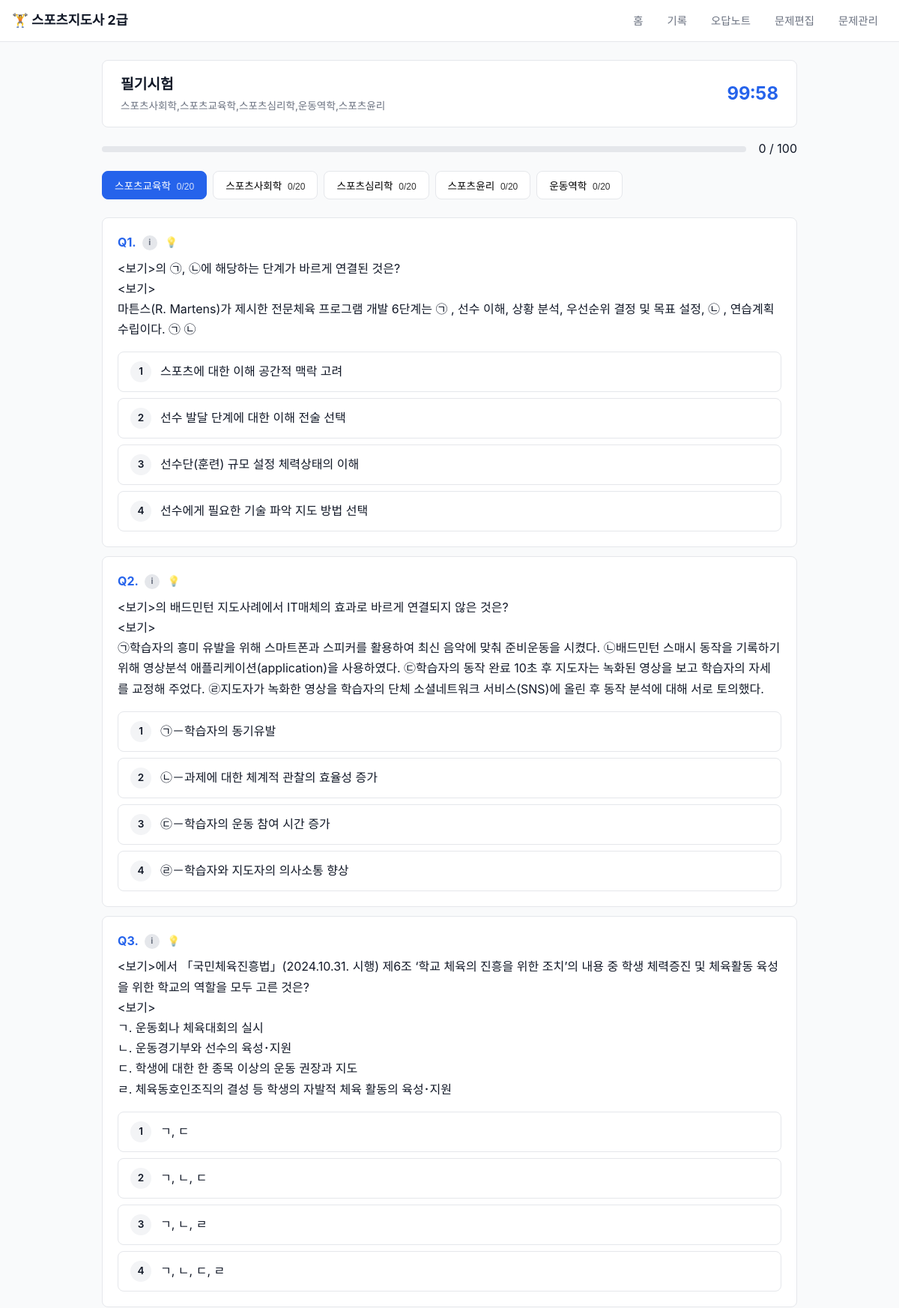
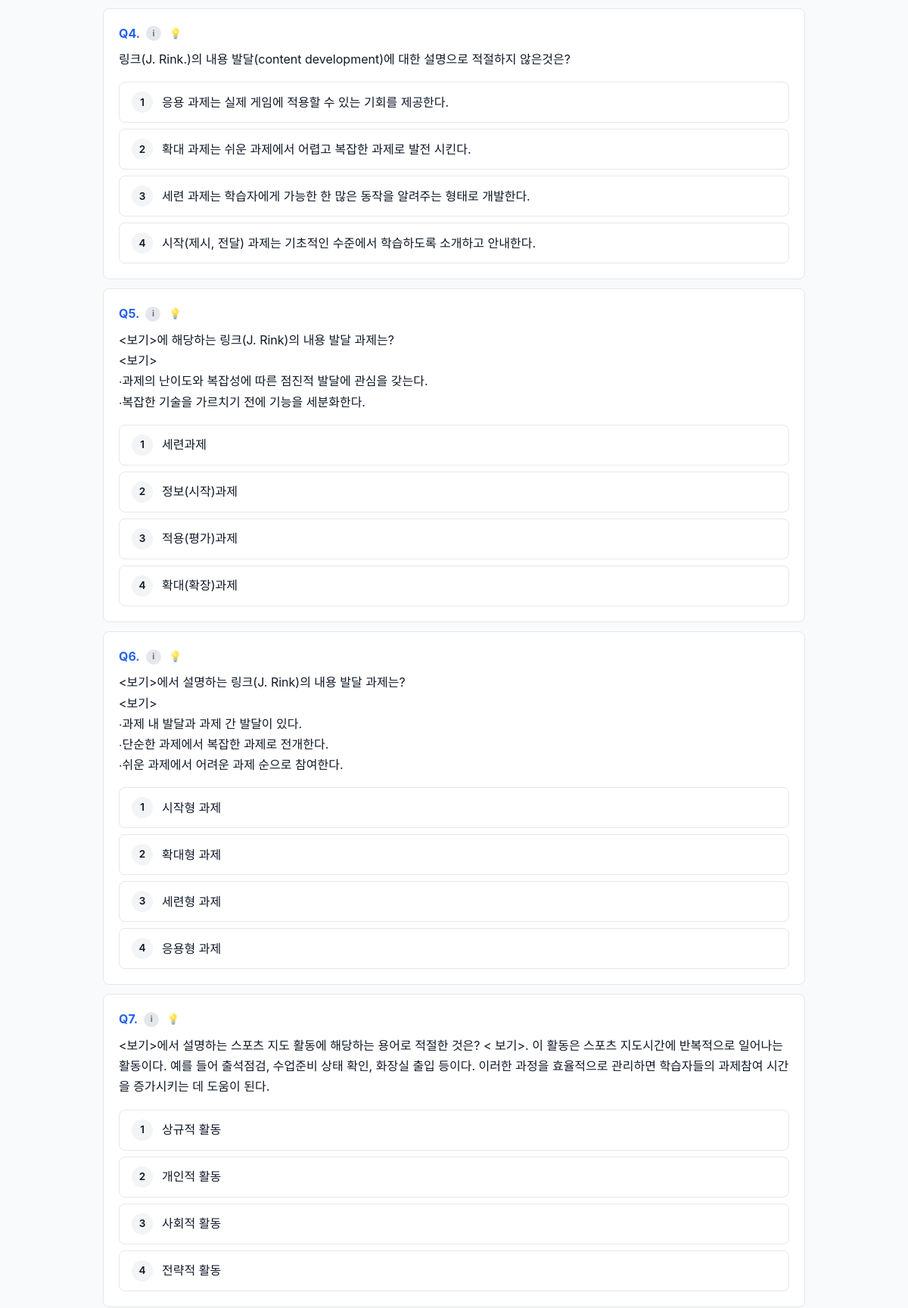
The app's page /quiz/1 (upper part) with its own data (2 pictures, top to bottom).
### tables this page shows
CREATE TABLE test_sessions (
    id              INTEGER PRIMARY KEY AUTOINCREMENT,
    test_type       TEXT NOT NULL CHECK(test_type IN ('written', 'oral')),
    selected_subjects TEXT NOT NULL,
    total_questions INTEGER NOT NULL,
    correct_count   INTEGER DEFAULT 0,
    score_percent   REAL DEFAULT 0,
    time_limit_sec  INTEGER,
    time_spent_sec  INTEGER,
    is_passed       INTEGER DEFAULT 0,
    completed       INTEGER DEFAULT 0,
    started_at      TEXT DEFAULT (datetime('now')),
    finished_at     TEXT
);

CREATE TABLE subjects (
    id          INTEGER PRIMARY KEY AUTOINCREMENT,
    name        TEXT NOT NULL UNIQUE,
    category    TEXT NOT NULL CHECK(category IN ('written', 'oral')),
    description TEXT,
    created_at  TEXT DEFAULT (datetime('now'))
);

CREATE TABLE user_answers (
    id              INTEGER PRIMARY KEY AUTOINCREMENT,
    session_id      INTEGER NOT NULL REFERENCES test_sessions(id) ON DELETE CASCADE,
    question_id     INTEGER NOT NULL REFERENCES questions(id),
    subject_id      INTEGER NOT NULL REFERENCES subjects(id),
    user_answer     TEXT,
    is_correct      INTEGER DEFAULT 0,
    answered_at     TEXT DEFAULT (datetime('now'))
);

CREATE TABLE questions (
    id              INTEGER PRIMARY KEY AUTOINCREMENT,
    subject_id      INTEGER NOT NULL REFERENCES subjects(id),
    question_type   TEXT NOT NULL CHECK(question_type IN ('multiple_choice', 'oral')),
    question_text   TEXT NOT NULL,
    option_a        TEXT,
    option_b        TEXT,
    option_c        TEXT,
    option_d        TEXT,
    correct_answer  TEXT NOT NULL,
    explanation     TEXT,
    difficulty      INTEGER DEFAULT 2 CHECK(difficulty BETWEEN 1 AND 3),
    exam_year       TEXT,
    exam_type       TEXT,
    question_number INTEGER,
    source          TEXT,
    created_at      TEXT DEFAULT (datetime('now'))
, comment TEXT);

### app.py (the view)
@app.route('/quiz/<int:session_id>')
def quiz(session_id):
    db = get_db()
    session = db.execute('SELECT * FROM test_sessions WHERE id = ?', (session_id,)).fetchone()
    if not session:
        flash('시험을 찾을 수 없습니다.', 'error')
        return redirect(url_for('index'))
    if session['completed']:
        return redirect(url_for('result', session_id=session_id))
    answers = db.execute('''
        SELECT ua.*, q.question_text, q.option_a, q.option_b, q.option_c, q.option_d,
               q.correct_answer, q.exam_year, q.exam_type, q.question_number, q.comment,
               s.name as subject_name
        FROM user_answers ua
        JOIN questions q ON ua.question_id = q.id
        JOIN subjects s ON ua.subject_id = s.id
        WHERE ua.session_id = ?
        ORDER BY s.name, ua.id
    ''', (session_id,)).fetchall()
    return render_template('quiz.html', session=session, answers=answers)

### app.py (called while the page is built, shortened)
@app.template_filter('nl2br')
def nl2br(text):
    if not text:
        return ''
    import html as html_mod
    text = html_mod.escape(str(text))
    text = text.replace('\n', '<br>')
    return Markup(text)

@app.template_filter('format_question')
def format_question(text):
    if not text:
        return ''
    import html as html_mod
    lines = str(text).split('\n')
    result = []
    table_lines = []
    def flush_table():
        if not table_lines:
            return
    for line in lines:
        if line.count('|') >= 2:
            table_lines.append(line)
        else:
            flush_table()
            escaped = html_mod.escape(line)
            escaped = re.sub(
                r'\[img:([^\]]+)\]',
                r'<img src="/static/images/\1" class="q-img" alt="문제 이미지">',
                escaped
            )
            result.append(escaped)
    flush_table()
    return Markup('<br>'.join(result))

def get_db():
    if 'db' not in g:
        os.makedirs(os.path.dirname(DB_PATH), exist_ok=True)
        g.db = sqlite3.connect(DB_PATH)
        g.db.row_factory = sqlite3.Row
        g.db.execute('PRAGMA foreign_keys = ON')
    return g.db

### templates/quiz.html (shortened to what this page needs)
{% extends "base.html" %}
{% block content %}
<div class="quiz-header">
    <div class="quiz-info">
        <h2>필기시험</h2>
        <span>{{ session.selected_subjects }}</span>
    </div>
    <div class="quiz-timer" id="timer">
        <span id="timeDisplay">100:00</span>
    </div>
</div>
<div class="quiz-progress">
    <div class="progress-bar">
    </div>
    <span id="progressText">0 / {{ answers|length }}</span>
</div>
<div class="subject-tabs" id="subjectTabs">
    {% set ns = namespace(subjects=[]) %}
    {% for a in answers %}
        {% if a.subject_name not in ns.subjects %}
            {% set ns.subjects = ns.subjects + [a.subject_name] %}
        {% endif %}
    {% endfor %}
    {% for subject in ns.subjects %}
    <button class="tab-btn {% if loop.first %}active{% endif %}"
            onclick="showSubject('{{ subject }}', this)">
        {{ subject }}
        <span class="tab-count" id="tab-{{ loop.index }}">0/{{ answers|selectattr('subject_name', 'equalto', subject)|list|length }}</span>
    </button>
    {% endfor %}
</div>
<form action="/quiz/{{ session.id }}/submit" method="POST" id="quizForm">
    {% set ns2 = namespace(current_subject='', q_num=0, sub_num=0) %}
    {% for a in answers %}
        {% if a.subject_name != ns2.current_subject %}
            {% if ns2.current_subject %}
                </div>
            {% endif %}
            {% set ns2.current_subject = a.subject_name %}
            {% set ns2.sub_num = ns2.sub_num + 1 %}
            <div class="subject-section" data-subject="{{ a.subject_name }}"
                 {% if ns2.sub_num > 1 %}style="display:none"{% endif %}>
        {% endif %}
        {% set ns2.q_num = ns2.q_num + 1 %}
        <div class="question-card" id="q-{{ a.question_id }}">
            <div class="question-header">
                <div class="question-number">Q{{ ns2.q_num }}.</div>
                {% if a.exam_year %}
                <div class="exam-info-tooltip">
                    <span class="info-icon">ℹ</span>
                </div>
                {% endif %}
                {% if a.comment %}
                <div class="exam-info-tooltip">
                    <span class="hint-icon">💡</span>
                </div>
                {% endif %}
            </div>
            <div class="question-text">{{ a.question_text|format_question }}</div>
            <div class="options">
                {% for opt_key, opt_val in [('A', a.option_a), ('B', a.option_b), ('C', a.option_c), ('D', a.option_d)] %}
                {% if opt_val %}
                <label class="option-label">
                    <span class="option-key">{{ loop.index }}</span>
                    <span class="option-text">{{ opt_val }}</span>
                </label>
                {% endif %}
                {% endfor %}
            </div>
        </div>
    {% endfor %}
    </div>
</form>
{% endblock %}

### static/style.css (style rules this page uses)
* { margin: 0; padding: 0; box-sizing: border-box; }
:root { --primary: #2563eb; --primary-dark: #1d4ed8; --success: #16a34a; --danger: #dc2626; --warning: #f59e0b; --gray-50: #f9fafb; --gray-100: #f3f4f6; --gray-200: #e5e7eb; --gray-300: #d1d5db; --gray-500: #6b7280; --gray-700: #374151; --gray-900: #111827; --radius: 8px; }
body { font-family: -apple-system, BlinkMacSystemFont, 'Segoe UI', sans-serif; background: var(--gray-50); color: var(--gray-900); line-height: 1.6; }
.quiz-header { display: flex; justify-content: space-between; align-items: center; background: white; border: 1px solid var(--gray-200); border-radius: var(--radius); padding: 1rem 1.5rem; margin-bottom: 1rem; }
.quiz-info h2 { font-size: 1.2rem; }
.quiz-info span { color: var(--gray-500); font-size: 0.85rem; }
.quiz-timer { font-size: 1.5rem; font-weight: 700; font-variant-numeric: tabular-nums; color: var(--primary); }
.quiz-progress { display: flex; align-items: center; gap: 1rem; margin-bottom: 1rem; }
.progress-bar { flex: 1; height: 8px; background: var(--gray-200); border-radius: 4px; overflow: hidden; }
.subject-tabs { display: flex; gap: 0.5rem; margin-bottom: 1rem; overflow-x: auto; padding-bottom: 0.5rem; }
.tab-btn { padding: 0.5rem 1rem; border: 1px solid var(--gray-200); border-radius: var(--radius); background: white; cursor: pointer; white-space: nowrap; font-size: 0.85rem; }
.tab-btn.active { background: var(--primary); color: white; border-color: var(--primary); }
.tab-count { font-size: 0.75rem; opacity: 0.8; margin-left: 0.25rem; }
.question-card { background: white; border: 1px solid var(--gray-200); border-radius: var(--radius); padding: 1.25rem; margin-bottom: 0.75rem; }
.question-header { display: flex; align-items: center; gap: 0.5rem; margin-bottom: 0.5rem; }
.question-number { font-weight: 700; color: var(--primary); }
.exam-info-tooltip { position: relative; display: inline-flex; }
.info-icon { display: inline-flex; align-items: center; justify-content: center; width: 20px; height: 20px; border-radius: 50%; background: var(--gray-200); color: var(--gray-500); font-size: 0.7rem; font-weight: 700; cursor: help; font-style: normal; }
.question-text { font-size: 1rem; line-height: 1.7; margin-bottom: 1rem; }
.options { display: flex; flex-direction: column; gap: 0.5rem; }
.option-label { display: flex; align-items: center; gap: 0.75rem; padding: 0.75rem 1rem; border: 1px solid var(--gray-200); border-radius: var(--radius); cursor: pointer; transition: all 0.2s; }
.option-key { display: inline-flex; align-items: center; justify-content: center; width: 28px; height: 28px; border-radius: 50%; background: var(--gray-100); font-weight: 600; font-size: 0.85rem; flex-shrink: 0; }
.hint-icon { display: inline-flex; align-items: center; justify-content: center; width: 22px; height: 22px; cursor: help; font-size: 0.85rem; opacity: 0.7; transition: opacity 0.2s; }

### records on screen
test_sessions: selected_subjects "스포츠사회학,스포츠교육학,스포츠심리학,운동역학,스포츠윤리"
subjects: name "스포츠교육학", answers "20"
subjects: name "스포츠사회학", answers "20"
subjects: name "스포츠심리학", answers "20"
subjects: name "스포츠윤리", answers "20"
subjects: name "운동역학", answers "20"
user_answers: q_num "1", question_text "<보기>의 ㉠, ㉡에 해당하는 단계가 바르게 연결된 것은? <보기> 마튼스(R. Martens)가 제시한 전문체육 프로그램 개발 6단계는 ㉠ , 선수 이해, 상황 분석, 우선순위 결정 및 목표 설정, ㉡ , 연습계획 수립이다. ㉠ ㉡", option_a "스포츠에 대한 이해 공간적 맥락 고려", option_b "선수 발달 단계에 대한 이해 전술 선택", option_c "선수단(훈련) 규모 설정 체력상태의 이해", option_d "선수에게 필요한 기술 파악 지도 방법 선택"
user_answers: q_num "2", question_text "<보기>의 배드민턴 지도사례에서 IT매체의 효과로 바르게 연결되지 않은 것은? <보기> ㉠학습자의 흥미 유발을 위해 스마트폰과 스피커를 활용하여 최신 음악에 맞춰 준비운동을 시켰다. ㉡배드민턴 스매시 동작을 기록하기 위해 영상분석 애플리케이션(application)을 사용하였다. ㉢학습자의 동작 완료 10초 후 지도자는 녹화된 영상을 보고 학습자의 자세를 교정해 주었다. ㉣지도자가 녹화한 영상을 학습자의 단체 소셜네트워크 서비스(SNS)에 올린 후 동작 분석에 대해 서로 토의했다.", option_a "㉠－학습자의 동기유발", option_b "㉡－과제에 대한 체계적 관찰의 효율성 증가", option_c "㉢－학습자의 운동 참여 시간 증가", option_d "㉣－학습자와 지도자의 의사소통 향상"
user_answers: q_num "3", question_text "<보기>에서 「국민체육진흥법」(2024.10.31. 시행) 제6조 ‘학교 체육의 진흥을 위한 조치’의 내용 중 학생 체력증진 및 체육활동 육성을 위한 학교의 역할을 모두 고른 것은? <보기> ㄱ. 운동회나 체육대회의 실시 ㄴ. 운동경기부와 선수의 육성･지원 ㄷ. 학생에 대한 한 종목 이상의 운동 권장과 지도 ㄹ. 체육동호인조직의 결성 등 학생의 자발적 체육 활동의 육성･지원", option_a "ㄱ, ㄷ", option_b "ㄱ, ㄴ, ㄷ", option_c "ㄱ, ㄴ, ㄹ", option_d "ㄱ, ㄴ, ㄷ, ㄹ"
user_answers: q_num "4", question_text "링크(J. Rink.)의 내용 발달(content development)에 대한 설명으로 적절하지 않은것은?", option_a "응용 과제는 실제 게임에 적용할 수 있는 기회를 제공한다.", option_b "확대 과제는 쉬운 과제에서 어렵고 복잡한 과제로 발전 시킨다.", option_c "세련 과제는 학습자에게 가능한 한 많은 동작을 알려주는 형태로 개발한다.", option_d "시작(제시, 전달) 과제는 기초적인 수준에서 학습하도록 소개하고 안내한다."
user_answers: q_num "5", question_text "<보기>에 해당하는 링크(J. Rink)의 내용 발달 과제는? <보기> ∙과제의 난이도와 복잡성에 따른 점진적 발달에 관심을 갖는다. ∙복잡한 기술을 가르치기 전에 기능을 세분화한다.", option_a "세련과제", option_b "정보(시작)과제", option_c "적용(평가)과제", option_d "확대(확장)과제"
user_answers: q_num "6", question_text "<보기>에서 설명하는 링크(J. Rink)의 내용 발달 과제는? <보기> ∙과제 내 발달과 과제 간 발달이 있다. ∙단순한 과제에서 복잡한 과제로 전개한다. ∙쉬운 과제에서 어려운 과제 순으로 참여한다.", option_a "시작형 과제", option_b "확대형 과제", option_c "세련형 과제", option_d "응용형 과제"
user_answers: q_num "7", question_text "<보기>에서 설명하는 스포츠 지도 활동에 해당하는 용어로 적절한 것은? < 보기>. 이 활동은 스포츠 지도시간에 반복적으로 일어나는 활동이다. 예를 들어 출석점검, 수업준비 상태 확인, 화장실 출입 등이다. 이러한 과정을 효율적으로 관리하면 학습자들의 과제참여 시간을 증가시키는 데 도움이 된다.", option_a "상규적 활동", option_b "개인적 활동", option_c "사회적 활동", option_d "전략적 활동"

### other values on screen
{{ answers|length }} "100"
